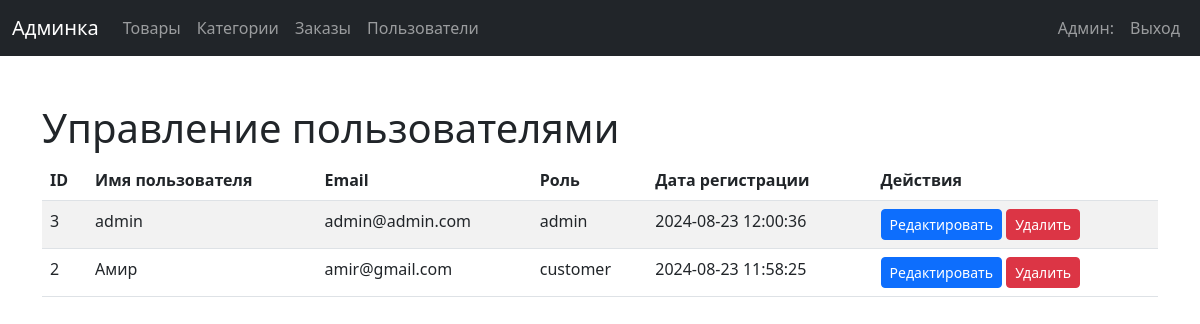
Screenshot of /admin/admin_users.php (signed in) with the database file from the repository.
### tables this page shows
CREATE TABLE `users` (
  `id` int NOT NULL,
  `username` varchar(50) NOT NULL,
  `email` varchar(100) NOT NULL,
  `password_hash` varchar(255) NOT NULL,
  `role` enum('admin','customer') DEFAULT 'customer',
  `created_at` timestamp NULL DEFAULT CURRENT_TIMESTAMP,
  `updated_at` timestamp NULL DEFAULT CURRENT_TIMESTAMP ON UPDATE CURRENT_TIMESTAMP
);

### admin/admin_users.php (the view, shortened to what this page needs)
<?php
include '../dataBase/db.php';
$users = $pdo->query("SELECT * FROM users ORDER BY created_at DESC")->fetchAll(PDO::FETCH_ASSOC);
?>
<!DOCTYPE html>
<html lang="ru">
<head>
    <link href="https://cdn.jsdelivr.net/npm/bootstrap@5.3.0/dist/css/bootstrap.min.css" rel="stylesheet">
</head>
<body>
    <?php include 'header.php'; ?>
    <div class="container mt-5">
        <h1>Управление пользователями</h1>
        <table class="table table-striped">
            <thead>
                <tr>
                    <th>ID</th>
                    <th>Имя пользователя</th>
                    <th>Email</th>
                    <th>Роль</th>
                    <th>Дата регистрации</th>
                    <th>Действия</th>
                </tr>
            </thead>
            <tbody>
                <?php foreach ($users as $user): ?>
                    <tr>
                        <td><?= $user['id'] ?></td>
                        <td><?= htmlspecialchars($user['username']) ?></td>
                        <td><?= htmlspecialchars($user['email']) ?></td>
                        <td><?= htmlspecialchars($user['role']) ?></td>
                        <td><?= htmlspecialchars($user['created_at']) ?></td>
                        <td>
                            <a href="admin_edit_user.php?id=<?= $user['id'] ?>" class="btn btn-primary btn-sm">Редактировать</a>
                            <a href="admin_users.php?action=delete&id=<?= $user['id'] ?>" class="btn btn-danger btn-sm" onclick="return confirm('Вы уверены, что хотите удалить этого пользователя?');">Удалить</a>
                        </td>
                    </tr>
                <?php endforeach; ?>
            </tbody>
        </table>
    </div>
</body>
</html>

### rows the page displays
users: id "3", username "admin", email "admin@admin.com", role "admin", created_at "2024-08-23 12:00:36"
users: id "2", username "Амир", email "amir@gmail.com", role "customer", created_at "2024-08-23 11:58:25"
